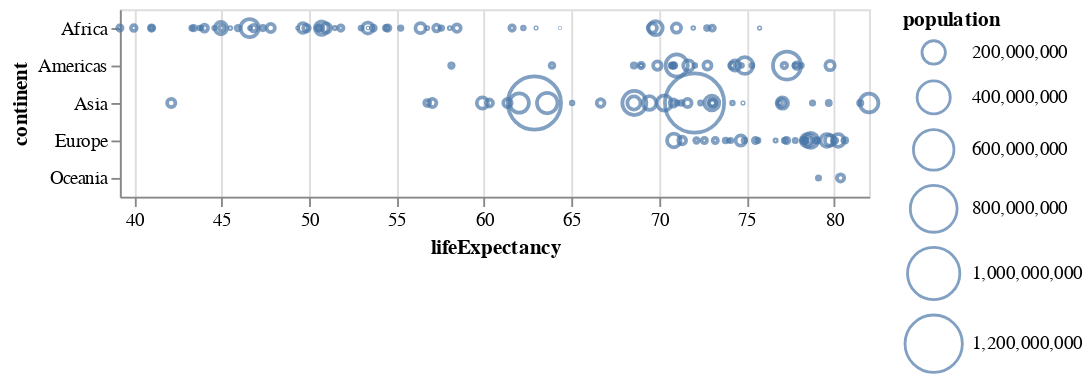

This figure's notebook cell:
### Code cell
alt.Chart(data2002).mark_point().encode(
    alt.X("lifeExpectancy:Q", scale=alt.Scale(zero=False, nice=False)),
    alt.Y("continent:O"),
    alt.Size("population:Q", scale=alt.Scale(range=[0,1000]))
)

### Figure 1 — Vega-Lite specification as saved in the notebook (floating-point values rounded to 4 significant figures; data arrays with more than 128 entries replaced by an {"elided": "..."} marker saying what was removed)
{"config": {"view": {"continuousWidth": 400, "continuousHeight": 300}}, "data": {"name": "data-964a61b051c519a7a790da86eeedefcd"}, "mark": "point", "encoding": {"size": {"type": "quantitative", "field": "population", "scale": {"range": [0, 1000]}}, "x": {"type": "quantitative", "field": "lifeExpectancy", "scale": {"nice": false, "zero": false}}, "y": {"type": "ordinal", "field": "continent"}}, "$schema": "https://vega.github.io/schema/vega-lite/v4.8.1.json", "datasets": {"data-964a61b051c519a7a790da86eeedefcd": {"elided": "142 records"}}}
